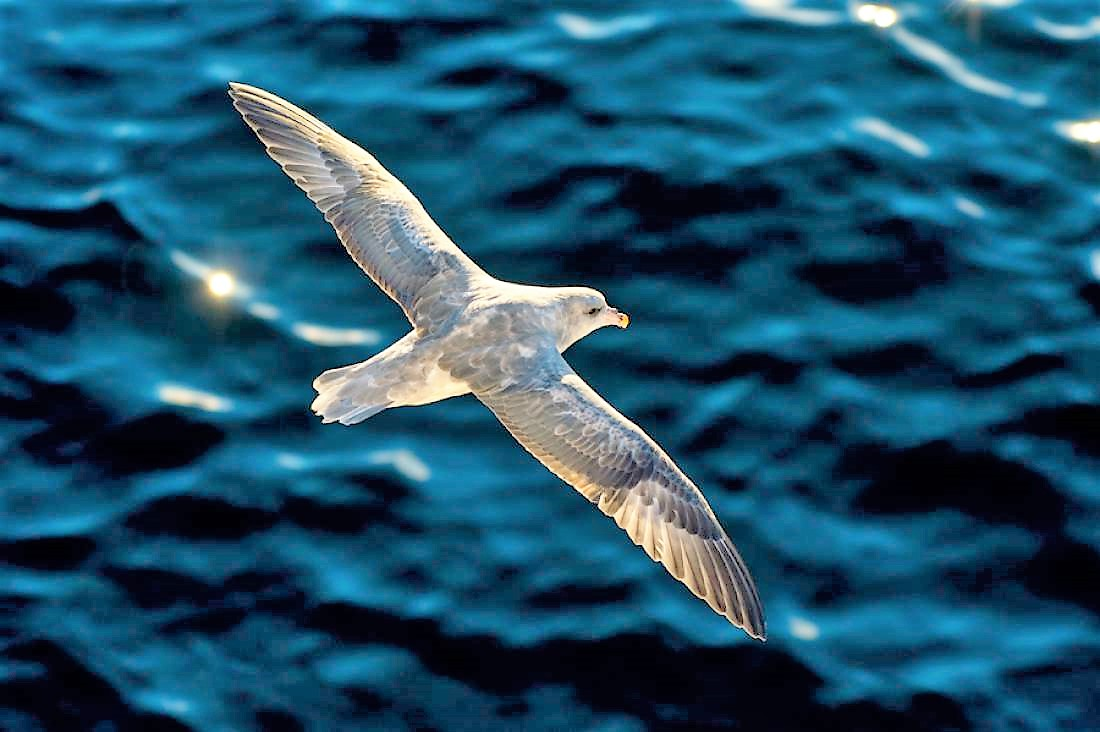
%> input picture 3/data/bird.jpg, 1100 x 732 px
$ octave --eval "result = calculateBirdMask(imread('../data/bird.jpg'));"   (GNU Octave 9; MATLAB toolbox functions it lacks are replaced by stand-ins)
%> lines starting %> are read from the running program, lines starting %| are printed output that depends on the picture; in (x1, y1, x2, y2) boxes, pixels count from 0 and x2, y2 are one past the last pixel; in counts of white or black regions, pixels touching at a corner belong together; the program's own positions count from 1
function mask = calculateBirdMask(image)
    canny_R = edge((image(:,:,1)), 'canny', [0.05 0.5], 1.1);
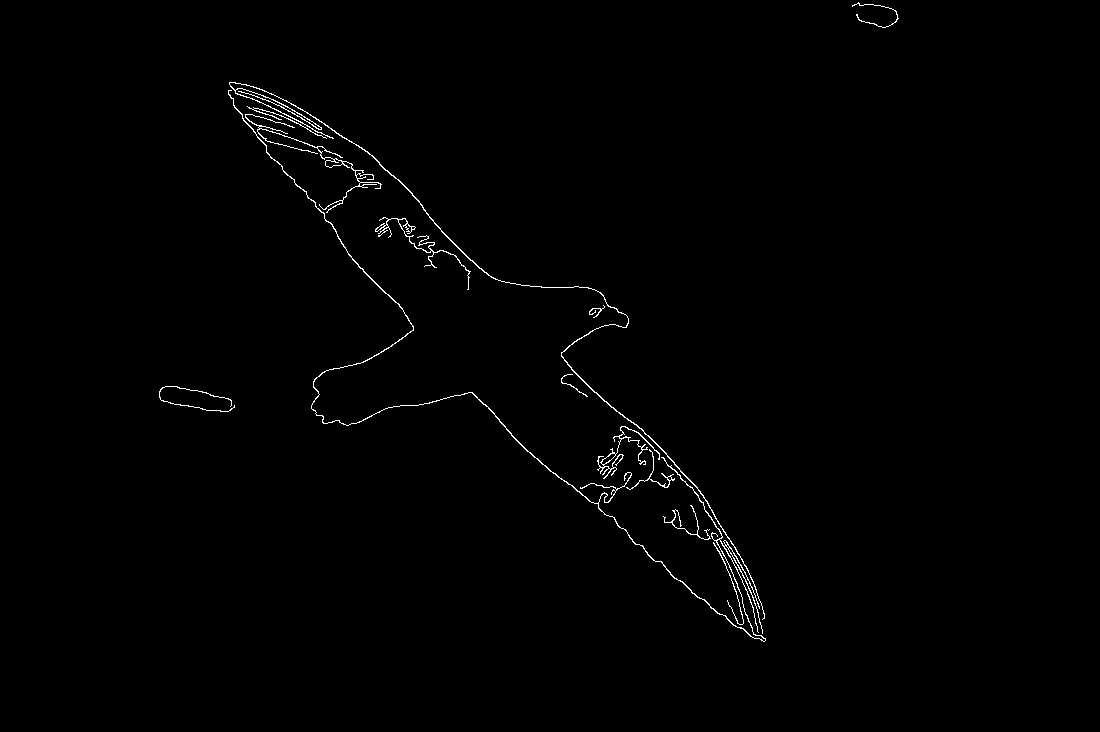
%> canny_R: size 732x1100 logical; 0.73% white in thin lines or dots, all inside (x1, y1, x2, y2) = (159, 2, 899, 642)
    canny_G = edge((image(:,:,2)), 'canny', [0.15 0.5], 1.1);
%> canny_G: size 732x1100 logical; 0.55% white in thin lines or dots, all inside (x1, y1, x2, y2) = (223, 81, 766, 642)
    canny_B = edge((image(:,:,3)), 'canny', [0.15 0.5], 1.1);
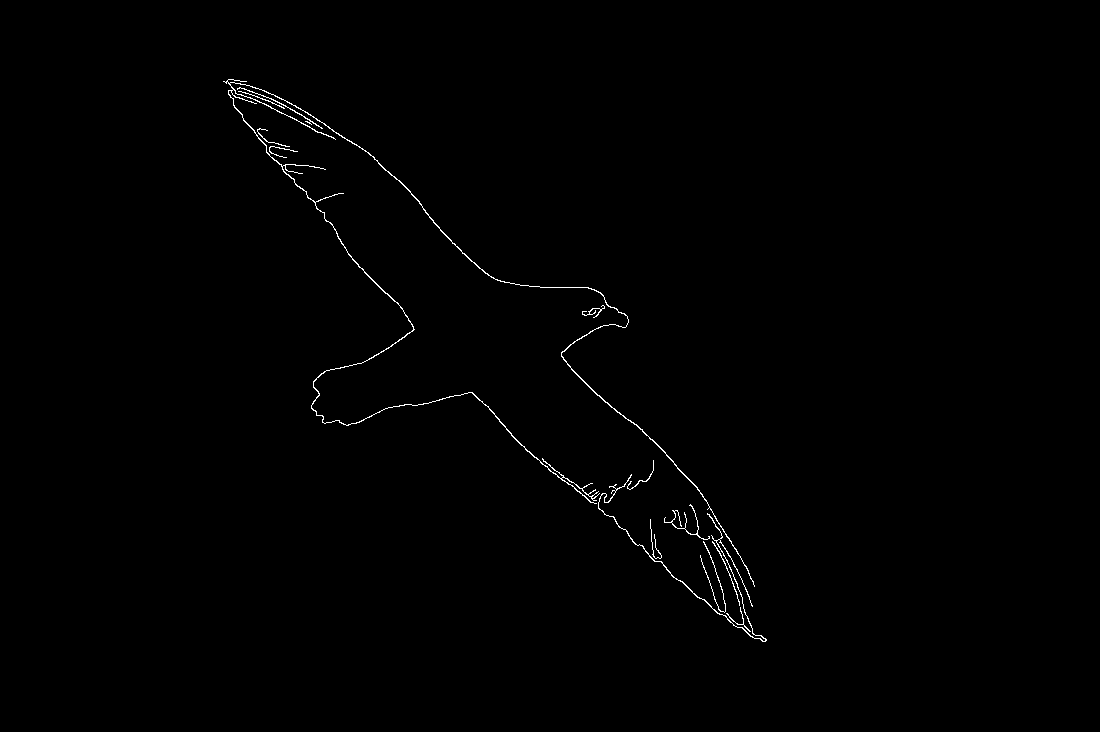
%> canny_B: size 732x1100 logical; 0.51% white in thin lines or dots, all inside (x1, y1, x2, y2) = (223, 79, 767, 642)
    edge_canny = canny_R | canny_G | canny_B;

    % https://in.mathworks.com/matlabcentral/answers/341305-how-to-impose-binary-mask-on-rgb-color-image
    mask = imfill(edge_canny, 'holes');
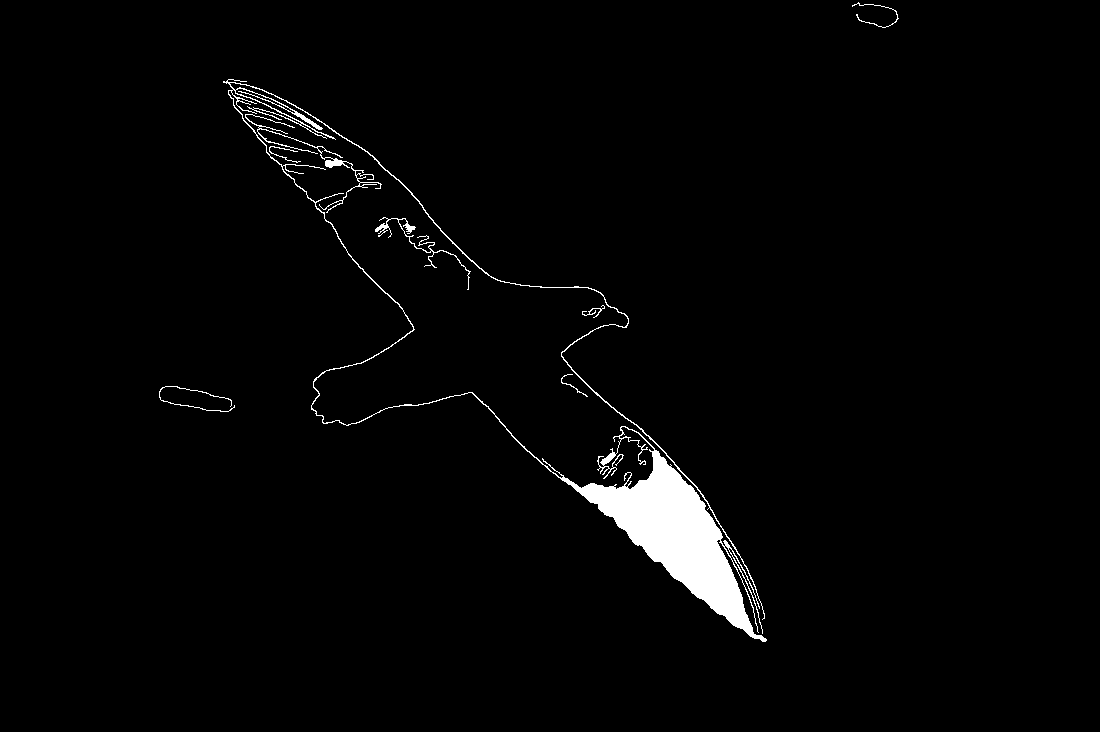
%> mask: size 732x1100 logical; 2.1% white; 8 white regions, largest, box (x1, y1, x2, y2) and area: (223, 79, 767, 642) 15269, (245, 114, 382, 213) 689, (375, 217, 471, 290) 439
    figure;
    subplot(2, 2, 1);
    imshow(image);
    axis on;
    title('Original');

    subplot(2, 2, 2);
    imshow(mask);
    axis on;
    title('Mask');

    maskImage = bsxfun(@times, image, cast(mask, 'like', image));
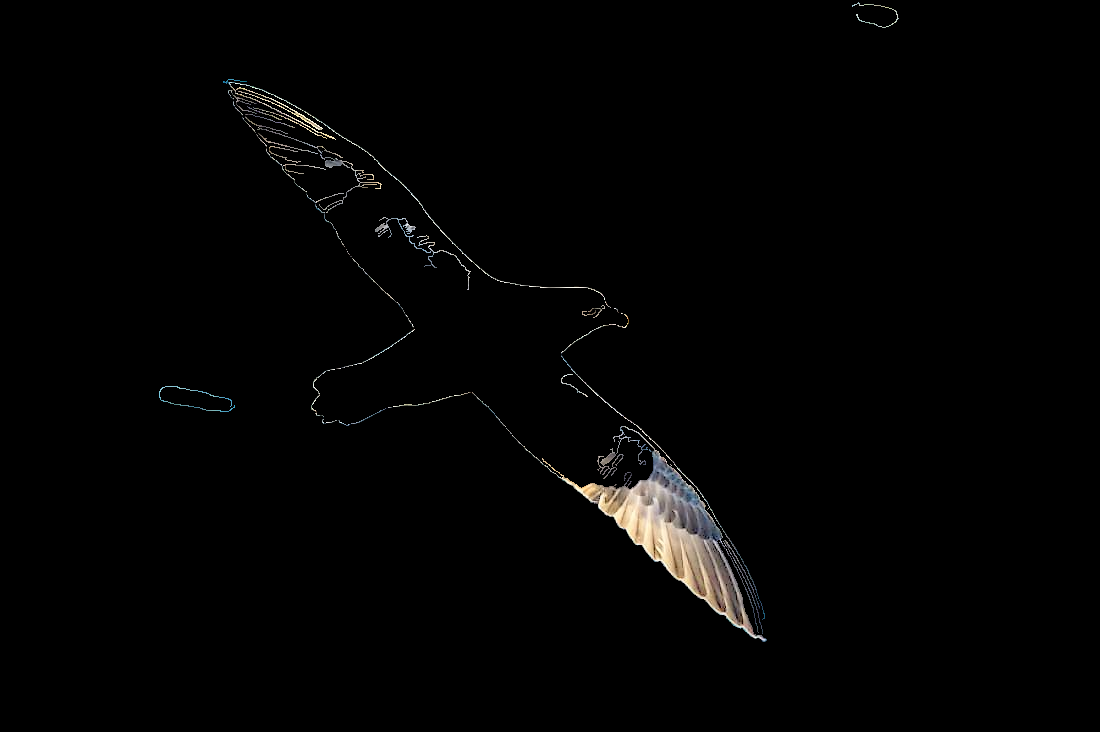
%> maskImage: size 732x1100x3 uint8; mean R, G, B 3.3, 3.1, 2.9

    subplot(2, 2, 3);
    imshow(maskImage);
    axis on;
    title('Foreground');

    notmaskImage = bsxfun(@times, image, cast(~mask, 'like', image));
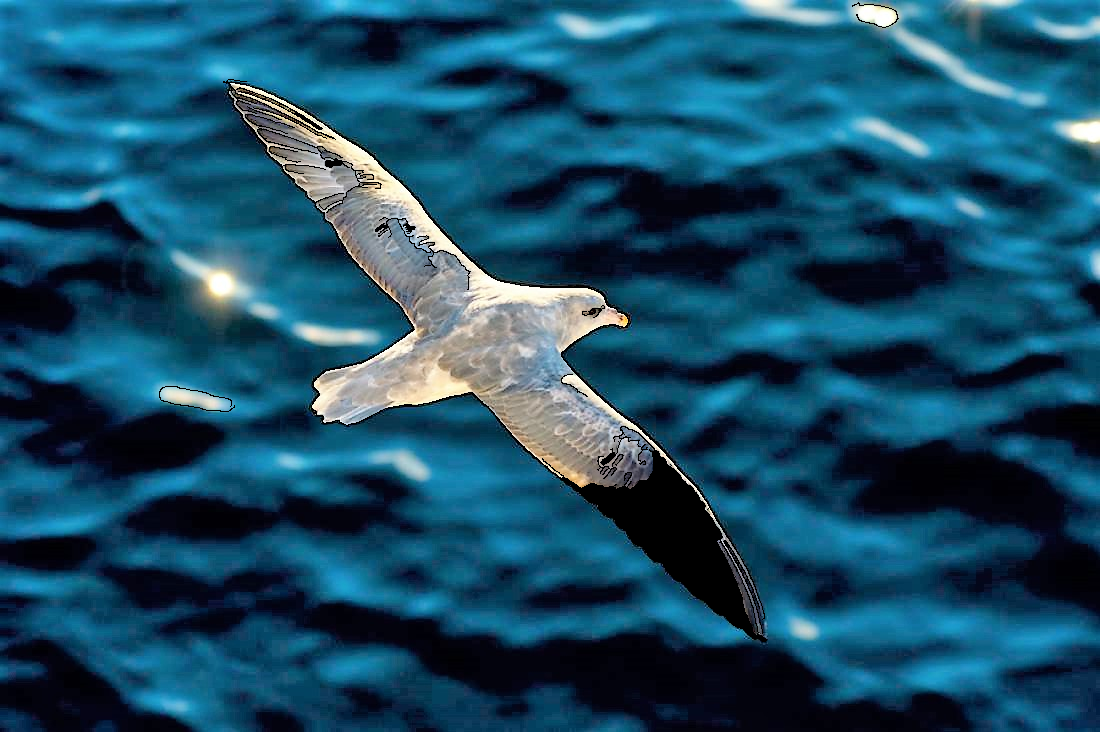
%> notmaskImage: size 732x1100x3 uint8; mean R, G, B 25.1, 77.2, 102.6
    subplot(2, 2, 4);
    imshow(notmaskImage);
    axis on;
    title('Background');

    linkaxes;
    end

$ run again, on 3/data/flower.jpg
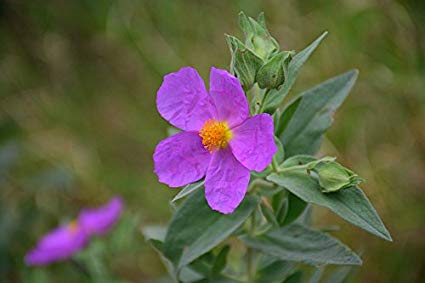
%> input picture 3/data/flower.jpg, 425 x 283 px
%> in calculateBirdMask, `canny_R = edge((image(:,:,1)), 'canny', [0.05 0.5], 1.1);`:
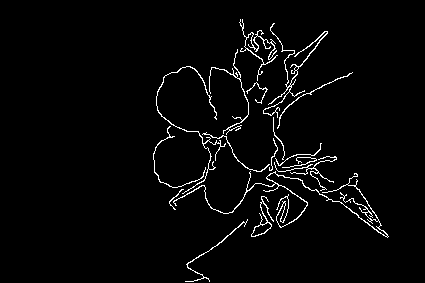
%> canny_R: size 283x425 logical; 2.8% white in thin lines or dots, all inside (x1, y1, x2, y2) = (153, 19, 389, 282)
%> canny_G: size 283x425 logical; 2.2% white in thin lines or dots, all inside (x1, y1, x2, y2) = (147, 11, 393, 265)
%> canny_B: size 283x425 logical; 1.3% white in thin lines or dots, all inside (x1, y1, x2, y2) = (153, 31, 353, 265)
%> edge_canny: size 283x425 logical; 4% white in thin lines or dots, all inside (x1, y1, x2, y2) = (147, 11, 393, 282)
%> mask: size 283x425 logical; 9.2% white; 9 white regions, largest, box (x1, y1, x2, y2) and area: (153, 19, 389, 238) 10107, (251, 196, 274, 237) 274, (318, 186, 393, 242) 175
%> in calculateBirdMask, `notmaskImage = bsxfun(@times, image, cast(~mask, 'like', image));`:
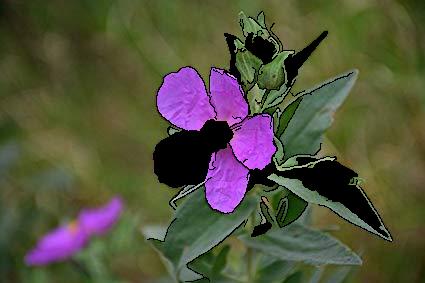
%> notmaskImage: size 283x425x3 uint8; mean R, G, B 83.7, 82.5, 60.4
